Frame 1 (no input): blank canvas, image omitted
Frame 60 (the mouse pressed at the canvas centre just before this capture): blank canvas, image omitted
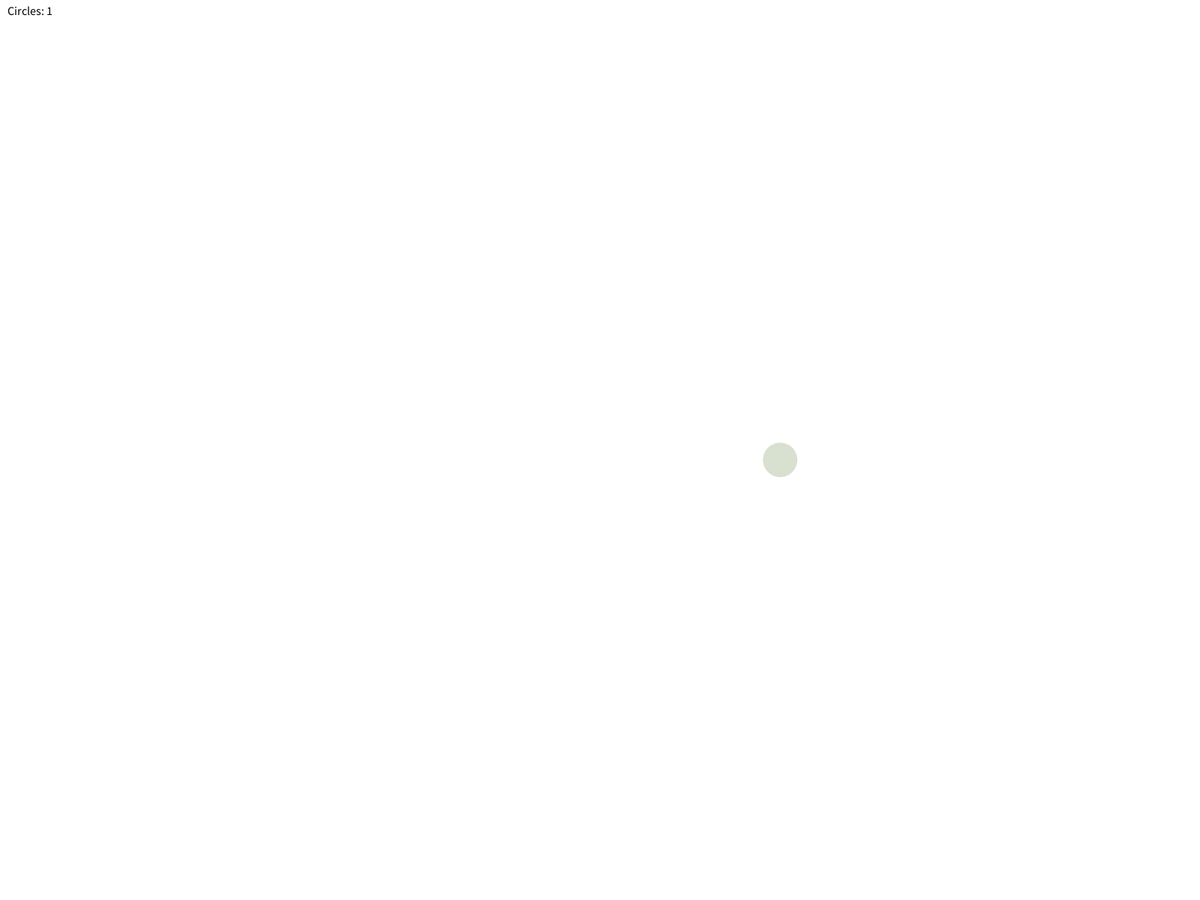
Frame 120 (the mouse held since frame 60 and released just before this capture)

The Processing sketch whose frames 1 and 60 were blank and that drew this single picture after the mouse press (run headless with seeded random() and noise(); from frame 60 on, the mouse is pressed at the canvas centre):

// Processing sketch: colorballmerge
// ── colorballmerge.pde
ArrayList<Circle> circles; 
int maxSize = 100;     
float mergeDistance = 50;  

void setup() {
  fullScreen();   
  circles = new ArrayList<Circle>();
}

void draw() {
  background(255);
  if (mousePressed) {
    mergeCircles();
  }
  for (int idx = circles.size() - 1; idx >= 0; idx--) {
    Circle c = circles.get(idx);
    c.update();
    c.display();

    if (c.isOutOfScreen()) {
      circles.remove(idx);
    }
  }
  if (circles.size() > maxSize) {
    circles.remove(0);
  }
  fill(0);
  textSize(16);
  text("Circles: " + circles.size(), 10, 20);
}

void mousePressed() {
  addNewCircle(mouseX, mouseY);
}

void mouseDragged() {
  addNewCircle(mouseX, mouseY);
}


void addNewCircle(float x, float y) {
  float rad = random(10, 30);                  
  int col = color(random(220), random(100), random(50)); 
  Circle newCircle = new Circle(x, y, rad, col);
  circles.add(newCircle);
}


void mergeCircles() {
  for (int idx = 0; idx < circles.size(); idx++) {
    Circle c1 = circles.get(idx);

    for (int jay = idx + 1; jay < circles.size(); jay++) {
      Circle c2 = circles.get(jay);


      if (dist(c1.x, c1.y, c2.x, c2.y) < mergeDistance) {
        float newX = (c1.x + c2.x) / 2;
        float newY = (c1.y + c2.y) / 2;
        float newR = c1.rad + c2.rad * 0.5; 
        int newCol = lerpColor(c1.col, c2.col, 0.5); 

        c1.x = newX;
        c1.y = newY;
        c1.rad = newR;
        c1.col = newCol;
        circles.remove(jay);
        jay--; 
      }
    }
  }
}

// ── circle.pde
class Circle {
  float x, y;    
  float rad;      
  int col;       
  float vx, vy; 
  float[] pos;
  float[] vel;


  Circle(float x, float y, float rad, int col) {
    this.x = x;
    this.y = y;
    this.rad = rad;
    this.col = col;
    this.vx = random(-2, 5);
    this.vy = random(-2, 5); 
  }

  void update() {
    x += vx;
    y += vy;

    if (x < rad || x > width - rad) {
      vx *= -1;
    }
    if (y < rad || y > height - rad) {
      vy *= -1;
    }
  }
    
      void boundary(float friction) {
    if (pos[0] < rad) {
      pos[0] = rad;
      vel[0] *= -friction;
    } else if (pos[0] > width - rad){
    pos[0] = width - rad ;
    vel[0] *= -friction;
    }
    if (pos[1] > height - rad) {
      pos[1] = height - rad;
      vel[1] *= -friction;    
    }
  }

  void display() {
    fill(col,50); 
    noStroke();
    ellipse(x, y, rad * 2, rad * 2);
  }

  boolean isOutOfScreen() {
    return x + rad < 0 || x - rad > width || y + rad < 0 || y - rad > height;
  }
}
